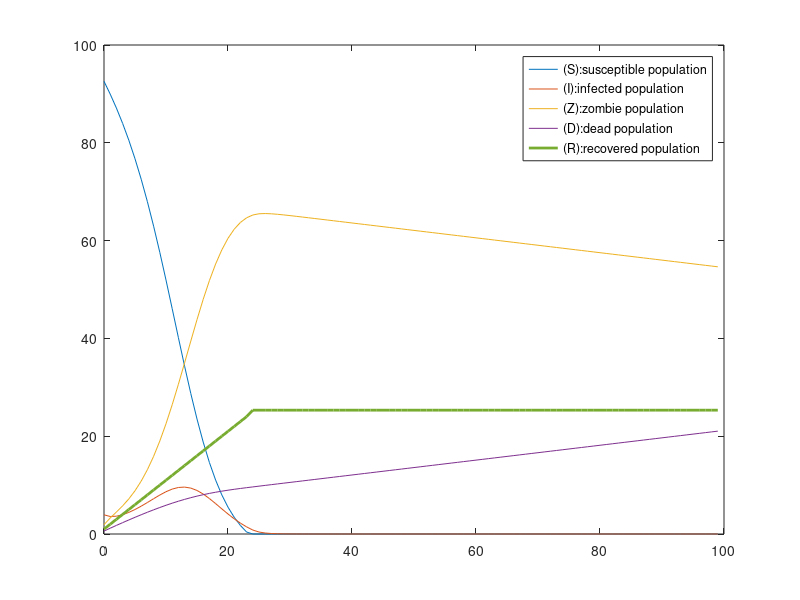

Here is the MATLAB script that generated this plot:
%Project 2
%deterministic model of a zombie epidemic
%Eddie (Gyu Myung) Shim, Hengyi Wu, Melody J Duan
 
clear
 
a=.3;               	%rate of infection
delta=.5;           	%rate of infected dying to zombie state
kappa = .6;       	%rate of death for zombies
beta=1;
S=95;              	%initial susceptible
I=5;                	%initial infected
Z=0;                	%initial zombies
D=0;                	%initial dead
R=0;
N=S+I+Z+R;            	%total population


T=100;
dt=1;
clockmax=ceil(T/dt);
 
s=zeros(1,clockmax);	%array to save values of s
i=s;
z=s;
d=s;
r=s;
t=0:dt:(T-dt);
for clock=1:clockmax
	S2I=dt*a*((I+Z)/N)*S; 	%susceptible to infection per dt
	I2Z=dt*delta*I;         	%infected to zombie per dt
	Z2D=dt*kappa*((I+S+R)/N); 	%zombie to death per dt
	S2R=dt*beta;
    
	S=S-S2I-S2R;
	I=I+S2I-I2Z;
	Z=Z+I2Z-Z2D;
	D=D+Z2D;
    R=R+S2R;

    if (S<0)
    	R=R+S2R+S;
        S=0;
        beta=0;
    	
	end
	
	if (Z<0)
    	negativeZ = Z;
    	Z= Z-negativeZ;
    	D= D+negativeZ;
    	
	end
	
	s(clock)=S;
	i(clock)=I;
	z(clock)=Z;
	d(clock)=D;
    r(clock)=R;
end
 
figure(1)
plot(t,s,t,i,t,z,t,d,t,r,'linewidth',2)
%ylim([0 1100]);
legend('(S):susceptible population','(I):infected population','(Z):zombie population', '(D):dead population','(R):recovered population')
